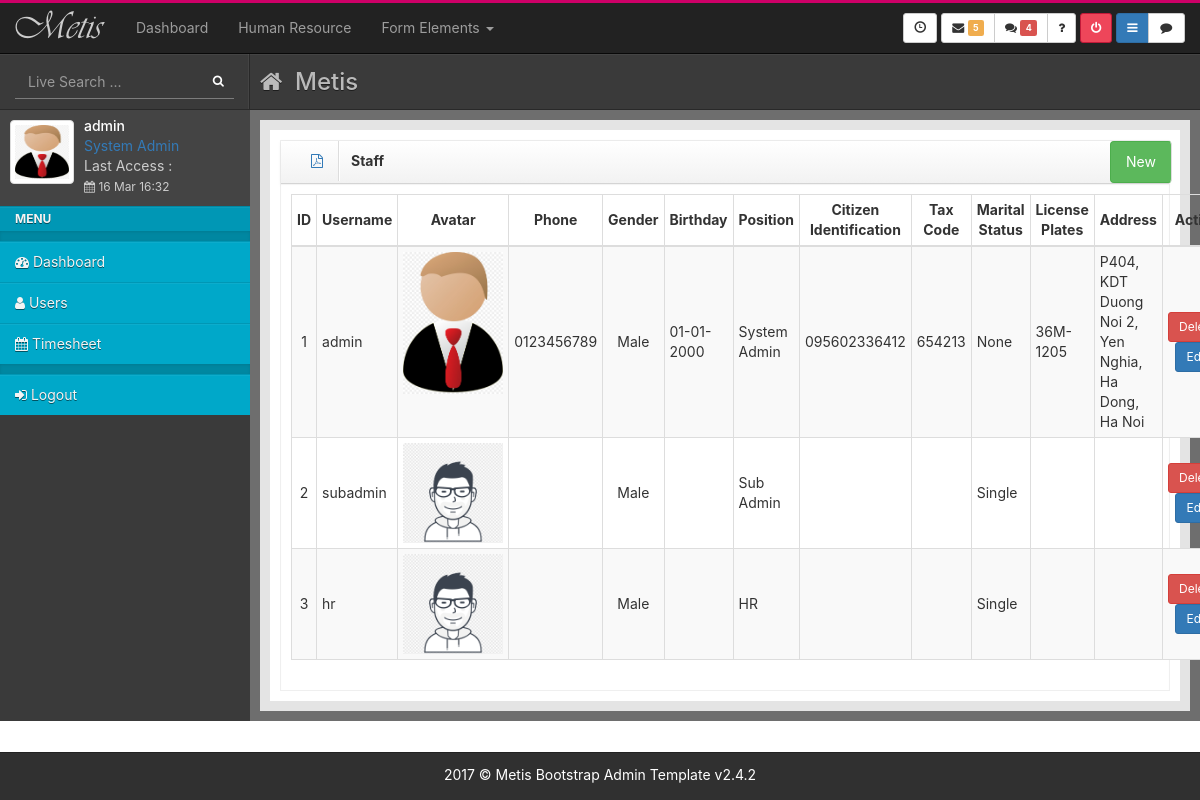
Page /hr/users-list (signed in) on the committed database.
### core/models.py (models this page shows, shortened)
class User(AbstractBaseUser, PermissionsMixin):
    username = models.CharField(_("username"), max_length=100, unique=True, validators=[UnicodeUsernameValidator()], error_messages={"unique": _("A user with that username already exists."),})
    email = models.EmailField(_("email address"), blank=True)
    is_staff = models.BooleanField(_("staff status"), default=False,)
    is_active = models.BooleanField(_("active"), default=True)
    date_joined = models.DateTimeField(_("date joined"), default=timezone.now)
    objects = UserManager()
    EMAIL_FIELD = "email"
    USERNAME_FIELD = "username"
    class Meta:
        verbose_name = _("user")
        verbose_name_plural = _("users")

class Profile(models.Model):
    user = models.OneToOneField(User, on_delete=models.CASCADE)
    first_name = models.CharField(_("first name"), max_length=100, blank=True)
    last_name = models.CharField(_("last name"), max_length=100, blank=True)    # Surname
    phone = models.CharField(_("phone"), max_length=100, blank=True, null=True)
    birthday = models.DateField(_("birthday"), max_length=10, blank=True, null=True)
    gender = models.CharField(_("gender"), max_length=100, blank=True, choices=GENDER_CHOICES)
    age = models.IntegerField(_("age"), blank=True, null=True)
    address = models.CharField(_("address"), max_length=100, blank=True, null=True)
    avatar = models.ImageField(default='images/avatar_default1.jpg', upload_to='images')
    citizen_identification = models.CharField(_("citizen identification"), max_length=100, blank=True, null=True)
    tax_code = models.CharField(_("tax code"), max_length=100, blank=True, null=True)
    degree = models.CharField(_("degree"), max_length=100, blank=True, null=True, choices=DEGREE_CHOICES)
    certificate = models.TextField(_("certificate"), blank=True, null=True)
    marital_status = models.CharField(_("marital_status"), max_length=100, blank=True, null=True, choices=MARITAL_STATUS_CHOICES)
    license_plates = models.CharField(_("license_plates"), max_length=100, blank=True, null=True,)

### hr/views.py (the view)
# urls.py: path('hr/users-list', hr_views.users_list, name='users-list'),
@group_required('HR', raise_exception=True)
def users_list(request):
    users = get_user_model().objects.all()
    context = { 'users': users, }
    return render(request, 'hr/users-list.html', context)

### common/authorization.py (called while the page is built)
def group_required(*group_names, login_url=None, raise_exception=False):
    def in_groups(u):
        if u.is_authenticated:
            if bool(u.groups.filter(name__in=group_names)) | u.is_superuser:
                return True
        if raise_exception:
            raise PermissionDenied
        return False
    return user_passes_test(in_groups, login_url=login_url)

### templates/hr/users-list.html (shortened to what this page needs)
{% extends 'base.html' %}
{% load static %}
{% block content %}
<div id="content">
  <div class="outer">
    <div class="inner bg-light lter">
      <div class="row">
        <div class="col-lg-12">
          <div class="box">
            <header class="">
              <div class="col-lg-3">
                <a href="{% url 'staff-report' %}" class="icons"><i class="fa fa-file-pdf-o"></i></a>
                <h5>Staff</h5>
              </div>
              <div class="col-lg-8"></div>
              <div class="col-lg-1" >
                <a href="{% url 'users-add' %}" class="icons btn btn-success"> New</a>
              </div>
            </header>
            <div id="collapse4" class="body">
              <table id="dataTable" class="table table-bordered table-condensed table-hover table-striped">
                <thead>
                  <tr>
                    <th style="width: 3%; text-align: center; vertical-align:middle;" >ID</th>
                    <th style="width: 5%; text-align: center; vertical-align:middle;" >Username</th>
                    <th style="width: 10%; text-align: center; vertical-align:middle;" >Avatar</th>
                    <th style="width: 8%; text-align: center; vertical-align:middle;" >Phone</th>
                    <th style="width: 5%; text-align: center; vertical-align:middle;" >Gender</th>
                    <th style="width: 8%; text-align: center; vertical-align:middle;" >Birthday</th>
                    <th style="width: 8%; text-align: center; vertical-align:middle;" >Position</th>
                    <th style="width: 8%; text-align: center; vertical-align:middle;" >Citizen Identification</th>
                    <th style="width: 8%; text-align: center; vertical-align:middle;" >Tax Code</th>
                    <th style="width: 8%; text-align: center; vertical-align:middle;" >Marital Status</th>
                    <th style="width: 8%; text-align: center; vertical-align:middle;" >License Plates</th>
                    <th style="text-align: center; vertical-align:middle;" >Address</th>
                    <th style="width: 8%; text-align: center; vertical-align:middle;" >Action</th>
                  </tr>
                </thead>
                <tbody>
                  {% for user in users %}
                  <tr>
                    <td style="text-align: center; vertical-align:middle;">{{user.id}}</td>
                    <td style="vertical-align:middle;">{{user.username}}</td>
                    <td style="text-align: center;"> <img style="max-width: 100px;" src="{{user.profile.avatar.url}}" alt="avatar" /> </td>
                    <td style="text-align: center; vertical-align:middle;">{{user.profile.phone}}</td>
                    <td style="text-align: center; vertical-align:middle;">{{user.profile.gender}}</td>
                    <td style="vertical-align:middle;">{{user.profile.birthday|date:"d-m-Y"}}</td>
                    <td style="vertical-align:middle;">{{user.groups.all.0}}</td>
                    <td style="vertical-align:middle;">{{user.profile.citizen_identification}}</td>
                    <td style="vertical-align:middle;">{{user.profile.tax_code}}</td>
                    <td style="vertical-align:middle;">{{user.profile.marital_status}}</td>
                    <td style="vertical-align:middle;">{{user.profile.license_plates}}</td>
                    <td style="vertical-align:middle;">{{user.profile.address}}</td>
                    <td style="text-align: center; vertical-align:middle;">
                      <a class="btn btn-danger btn-sm" href="{% url 'users-delete' pk=user.id %}"> Delete </a>
                      <a class="btn btn-primary btn-sm" href="{% url 'users-edit' pk=user.id %}"> Edit </a>
                    </td>
                  </tr>
                  {% endfor %}
                </tbody>
              </table>
            </div>
          </div>
        </div>
      </div>
    </div>
  </div>
</div>
{% endblock content %}

### templates/includes/sidebar.html (shortened to what this page needs)
{% load static %}
<div id="left">
    <div class="media user-media bg-dark dker">
      <div class="user-wrapper bg-dark">
        <a class="user-link" href="">
          <img class="media-object img-thumbnail user-img" style="width: 64px; height: 64px;" alt="User Picture" src="{{request.user.profile.avatar.url}}">
        </a>
        <div class="media-body">
          <h5 class="media-heading">{{request.user.username}}</h5>
          <ul class="list-unstyled user-info">
            <li><a href="">{{ request.user.groups.all.0 }}</a></li>
            <li>Last Access : <br>
              <small><i class="fa fa-calendar"></i>&nbsp;16 Mar 16:32</small>
            </li>
          </ul>
        </div>
      </div>
    </div>
    <ul id="menu" class="bg-blue dker">
      <li class="nav-header">Menu</li>
      <li class="nav-divider"></li>
      <li class="">
        <a href="{% url 'dashboard' %}">
          <i class="fa fa-dashboard"></i><span class="link-title">&nbsp;Dashboard</span>
        </a>
      </li>
      <li>
        <a href="{% url 'users-list' %}">
          <i class="fa fa-user"></i>
          <span class="link-title">
            Users
          </span>
        </a>
      </li>
      <li>
        <a href="#">
          <i class="fa fa-calendar"></i>
          <span class="link-title">
            Timesheet
          </span>
        </a>
      </li>
      <li class="nav-divider"></li>
      <li>
        <a href="{% url 'logout' %}">
          <i class="fa fa-sign-in"></i>
          <span class="link-title">
            Logout
          </span>
        </a>
      </li>
    </ul>
  </div>

### static/assets/css/main.css (style rules this page uses)
body { font-family: -apple-system, system-ui, BlinkMacSystemFont, "Segoe UI", Roboto, "Helvetica Neue", Arial, sans-serif; }
html { position: relative; min-height: 100%; }
body { margin-bottom: 48px; }
#left { transition: all 0.3s ease-in-out; width: 250px; z-index: 999; }
#left { position: absolute; left: -250px; }
@media (min-width: 768px) { #left { position: -webkit-sticky; position: sticky; float: left; left: auto; } }
@media (min-width: 768px) { #content { transition: all 0.3s ease-in-out; overflow: hidden; } }
.user-media .user-link { display: block; margin-left: auto; margin-right: auto; position: relative; }
.user-media .user-link .user-img { margin: 10px auto; }
.user-media .user-link { float: left; }
.user-media .user-link .user-img { margin: 10px; }
.user-media .media-body { margin-left: 12px; }
.user-media .media-body h5.media-heading { color: #fff; padding-top: 8px; margin-bottom: 3px; }
.user-media .media-body ul.user-info li { color: #ccc; }
.user-media:before, .user-media:after { content: " "; display: table; }
.user-media:after { clear: both; }
#menu, #menu ul, #menu li, #menu a { padding: 0; margin: 0; color: #f4f4f4; }
#menu, #menu ul { list-style: none; }
#menu li, #menu a { position: relative; display: block; }
#menu a, #menu a:hover, #menu a:focus, #menu a:active { text-decoration: none; }
#menu > li > a { border-top: 1px solid rgba(0, 0, 0, 0.1); box-shadow: inset 0 1px 0 rgba(255, 255, 255, 0.05); text-shadow: 0 1px 0 rgba(0, 0, 0, 0.5); padding: 10px 0 10px 15px; }
body:not(.sidebar-left-mini) #menu .nav-header { padding: 3px 15px !important; text-transform: uppercase; font-weight: bold; font-size: 12px; border-top: 1px solid rgba(0, 0, 0, 0.1); box-shadow: 0px 1px 0px rgba(255, 255, 255, 0.05) inset; text-shadow: 0px 1px 0px rgba(0, 0, 0, 0.5); background: rgba(0, 0, 0, 0.1); }
#menu .nav-divider { height: 1rem; margin: 0; background: rgba(0, 0, 0, 0.2); box-shadow: 0px 1px 3px rgba(0, 0, 0, 0.1) inset; }
#content { transition: width 0.4s; }
.outer { padding: 10px; background-color: #6e6e6e; }
.outer:before, .outer:after { content: " "; display: table; }
.outer:after { clear: both; }
.inner { position: relative; min-height: 1px; padding-right: 10px; padding-left: 10px; background: #fff; border: 10px solid #e4e4e4; }
@media (min-width: 768px) { .inner { float: left; width: 100%; } }
.box { margin: 10px auto; display: block; position: relative; border: 1px solid #efefef; }
.box header { background-image: linear-gradient(to bottom, #fff 0%, #f2f2f2 100%); background-repeat: repeat-x; filter: progid:DXImageTransform.Microsoft.gradient(startColorstr='#ffffffff', endColorstr='#fff2f2f2', GradientType=0); border-bottom: 1px solid #d4d4d4; box-shadow: 0 1px 4px rgba(0, 0, 0, 0.065); }
.box header:before, .box header:after { content: " "; display: table; }
.box header:after { clear: both; }
.box header .icons, .box header h5, .box header .toolbar { position: relative; min-height: 1px; float: left; padding: 0; margin: 0; display: block; }
.box header .icons { padding: 10px 15px; border-right: 1px solid #ddd; box-shadow: 1px 0px 0px #fff; }
.box header h5 { padding: 12px; font-weight: bold; }
.box .body { padding: 10px; box-shadow: inset 0 1px 1px rgba(0, 0, 0, 0.05); width: 100%; background-color: #fff; }
.bg-blue { background-color: #00CAF2; color: #fff !important; }
.bg-blue.dker, .bg-blue > .dker { background-color: #00a8c9 !important; }
.bg-dark { background-color: #444; color: #fff !important; }
.bg-dark.dker, .bg-dark > .dker { background-color: #303030 !important; }
.bg-light { background-color: #eee; color: #333 !important; }
.bg-light.lter, .bg-light > .lter { background-color: #ffffff !important; }

### rows in the picture
User: user.profile.avatar (picture), user.username "admin", user.groups.all.0 "System Admin", id "1", username "admin", profile.avatar (picture), profile.phone "0123456789", profile.gender "Male", profile.birthday "01-01-2000", groups.all.0 "System Admin", profile.citizen_identification "095602336412", profile.tax_code "654213", profile.marital_status "None", profile.license_plates "36M-1205", profile.address "P404, KDT Duong Noi 2, Yen Nghia, Ha Dong, Ha Noi"
User: id "2", username "subadmin", profile.avatar (picture), profile.gender "Male", groups.all.0 "Sub Admin", profile.marital_status "Single"
User: id "3", username "hr", profile.avatar (picture), profile.gender "Male", groups.all.0 "HR", profile.marital_status "Single"
